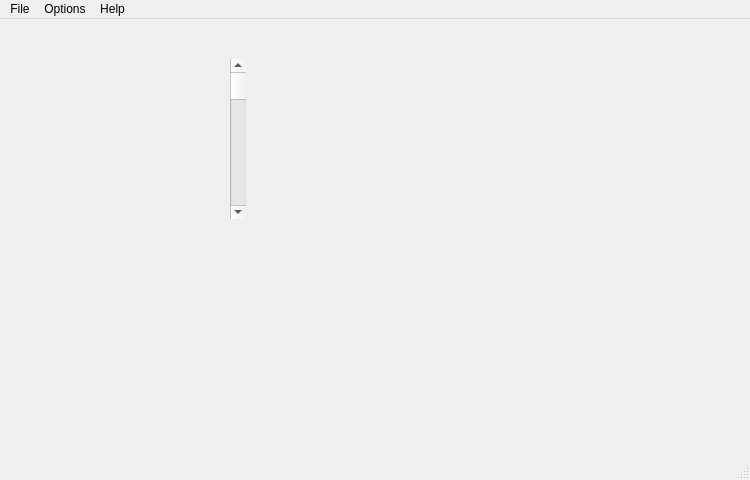
<?xml version="1.0" encoding="UTF-8"?>
<ui version="4.0">
 <class>MainWindow</class>
 <widget class="QMainWindow" name="MainWindow">
  <property name="geometry">
   <rect>
    <x>0</x>
    <y>0</y>
    <width>750</width>
    <height>480</height>
   </rect>
  </property>
  <property name="windowTitle">
   <string>MainWindow</string>
  </property>
  <widget class="QWidget" name="centralwidget">
   <widget class="QScrollBar" name="verticalScrollBar">
    <property name="geometry">
     <rect>
      <x>230</x>
      <y>40</y>
      <width>16</width>
      <height>160</height>
     </rect>
    </property>
    <property name="orientation">
     <enum>Qt::Vertical</enum>
    </property>
   </widget>
  </widget>
  <widget class="QMenuBar" name="menubar">
   <property name="geometry">
    <rect>
     <x>0</x>
     <y>0</y>
     <width>750</width>
     <height>20</height>
    </rect>
   </property>
   <widget class="QMenu" name="menuFile">
    <property name="title">
     <string>File</string>
    </property>
    <addaction name="actionAdd"/>
    <addaction name="actionExit"/>
   </widget>
   <widget class="QMenu" name="menuOptions">
    <property name="title">
     <string>Options</string>
    </property>
   </widget>
   <widget class="QMenu" name="menuHelp">
    <property name="title">
     <string>Help</string>
    </property>
   </widget>
   <addaction name="menuFile"/>
   <addaction name="menuOptions"/>
   <addaction name="menuHelp"/>
  </widget>
  <widget class="QStatusBar" name="statusbar"/>
  <action name="actionAdd">
   <property name="text">
    <string>Add</string>
   </property>
  </action>
  <action name="actionExit">
   <property name="text">
    <string>Exit</string>
   </property>
  </action>
 </widget>
 <resources/>
 <connections/>
</ui>
